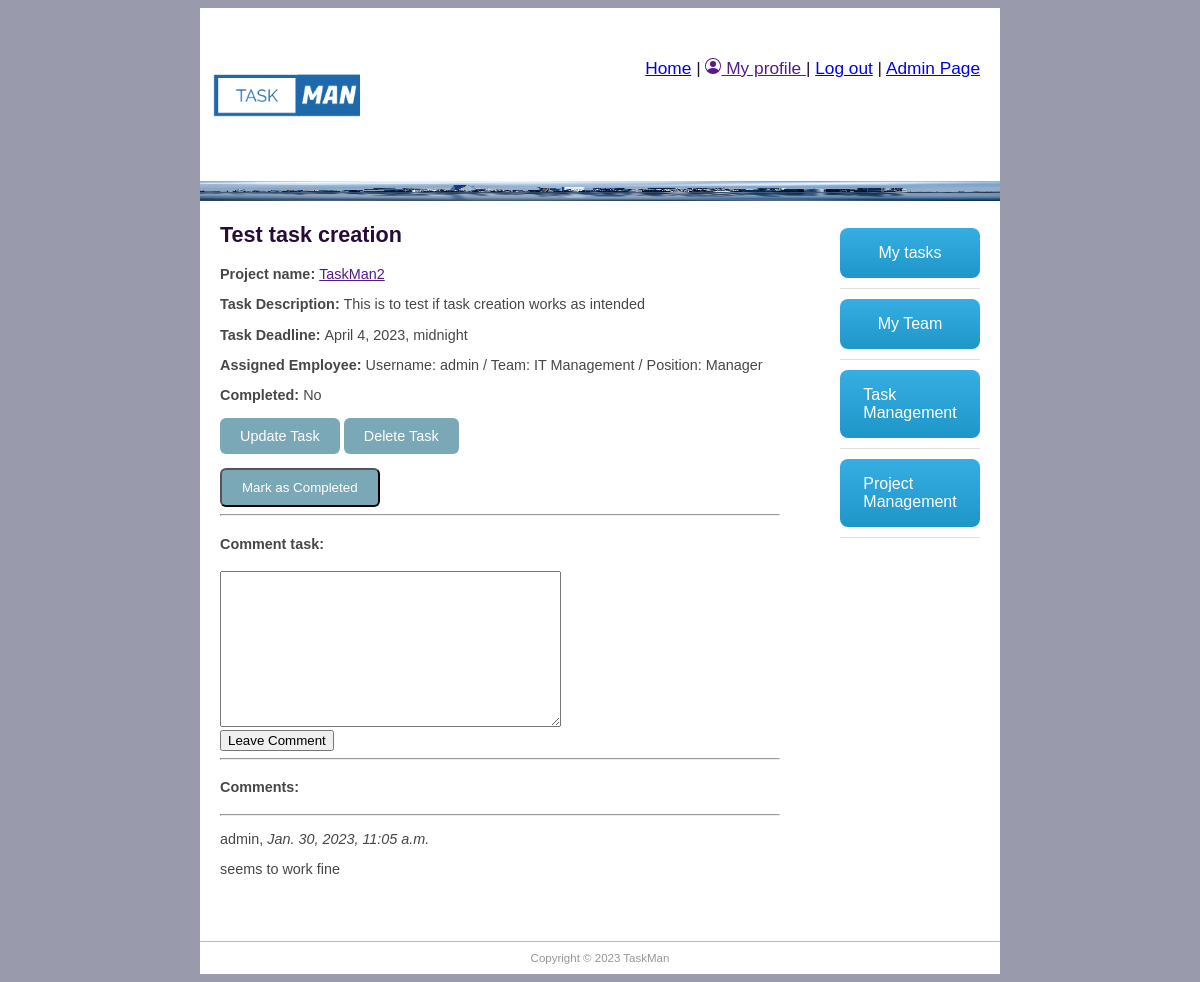
/taskman/tasks/7 (signed in), run on the app's committed database.
### taskman/models.py (models this page shows, shortened)
class TaskInstance(models.Model):
    project_id = models.ForeignKey('Project', help_text='Assign to a task', on_delete=models.SET_NULL, null=True, blank=True)
    job_title = models.CharField('Task title', max_length=200, help_text='Enter Task role', null=True, blank=True)
    description = models.TextField('Description', max_length=2000, help_text='Enter task description', null=True, blank=True)
    enddate = models.DateTimeField('Requested finish date', null=True, blank=True)
    completed_on = models.BooleanField('Completed', default=False)
    assign_employees = models.ForeignKey(Employee, help_text='Select employees to task', on_delete=models.CASCADE)

class Project(models.Model):
    title = models.CharField('Project title', max_length=100, help_text='Enter project title')
    description = models.TextField('Description', max_length=2000, help_text='Enter project description')
    group_id = models.ForeignKey(Group, help_text='Assign to a team', blank=True, on_delete=models.SET_NULL, null=True)
    employee_req = models.IntegerField('Number of employees expected', default=0)
    enddate = models.DateTimeField('Requested finish date', null=True, blank=True)
    created_on = models.DateTimeField(editable=False, auto_now_add=True)
    updated_on = models.DateTimeField(editable=False, auto_now_add=True)
    completed_on = models.BooleanField('Completed', default=False)

class Employee(models.Model):
    user = models.OneToOneField(User, on_delete=models.CASCADE)
    group_id = models.ForeignKey(Group, help_text='Assign to a team', on_delete=models.SET_NULL, null=True, blank=True)
    photo = models.ImageField(default='default.png', upload_to='profile_pics')
    team_role = models.ForeignKey(TeamRole, help_text='Assign a position', on_delete=models.SET_NULL, null=True, blank=True)
    task_number = models.IntegerField('Number of tasks assigned', default=0, validators=[MaxValueValidator(10)])
    def __str__(self):
        return f"Username: {self.user.username}\n / Team: {self.group_id.name} \n / Position: {self.team_role.name}"

class TeamRole(models.Model):
    name = models.CharField('Role in a team', max_length=200, help_text='Enter Team role')

class TaskComment(models.Model):
    task = models.ForeignKey(TaskInstance, on_delete=models.SET_NULL, null=True, blank=True)
    user = models.ForeignKey(User, on_delete=models.SET_NULL, null=True, blank=True)
    date_created = models.DateTimeField(auto_now_add=True)
    content = models.TextField('Comment', max_length=2000)

### taskman/views.py (the view, shortened to what this page needs)
# urls.py: path('tasks/<int:pk>', views.TaskDetailView.as_view(), name='task-detail'),
class TaskDetailView(FormMixin, generic.DetailView, LoginRequiredMixin):
    model = TaskInstance  # automatiskai sukuriamas kintamasis Book -> book
    template_name = 'task_detail.html'  # nurodome is kur ims apipavidalinima internete
    form_class = TaskCommentForm
    def get_context_data(self, **kwargs):
        context = super().get_context_data(**kwargs)
        current_employee = Employee.objects.get(user=self.request.user)
        context['current_employee'] = current_employee
        return context
    def get_object(self):
        return TaskInstance.objects.get(pk=self.kwargs['pk'])

### taskman/forms.py
class TaskCommentForm(forms.ModelForm):
    class Meta:
        model = TaskComment
        fields = ('content', 'task', 'user')
        widgets = {'task': forms.HiddenInput(), 'user': forms.HiddenInput()}

### taskman/templates/task_detail.html (shortened to what this page needs)
{% extends "base.html" %}
{% block content %}
<h1>{{taskinstance.job_title}}</h1>
{% if current_employee.team_role.name == 'Manager' or current_employee.team_role.name == 'Team Lead'%}
<p><b>Project name: </b><a href=""> {{taskinstance.project_id.title}}</a></p>
{%else%}
<p><b>Project name: </b>{{taskinstance.project_id.title}}</p>
{%endif%}
<p><b>Task Description:</b> {{taskinstance.description}}</p>
<p><b>Task Deadline: </b>{{taskinstance.enddate}}</p>
<p><b>Assigned Employee: </b>{{taskinstance.assign_employees}}</p>
<p><b>Completed: </b>
    {% if taskinstance.completed_on == True %}
    Yes
    {%else%}
    No
    {%endif%}
</p>
{% if current_employee.team_role.name == 'Manager' or current_employee.team_role.name == 'Team Lead'%}
<p>
    <a class="button-cool" href="{% url 'task-update' taskinstance.pk %}">Update Task</a>
    <a class="button-cool" href="">Delete Task</a>
</p>
{%endif%}
{% if taskinstance.completed_on == False %}
<form method="POST" action="{% url 'complete-task' taskinstance.pk %}">
  <button type="submit" class="button-cool">Mark as Completed</button>
</form>
{%else%}
<form method="POST" action="{% url 'open-task' taskinstance.pk %}">
  {% csrf_token %}
  <button type="submit" class="button-cool">Mark as Open</button>
</form>
{%endif%}
<hr>
{% if user.is_authenticated %}
<div class="fieldWrapper">
    <h4>Comment task:</h4>
    <form action="" method="post">
        {{ form.content }}
        <br>
        <input type="submit", value="Leave Comment">
    </form>
</div>
{% endif %}
<hr>
<h4>Comments:</h4>
{% if taskinstance.taskcomment_set.all %}
{% for task_com in taskinstance.taskcomment_set.all %}
<hr>
<p>{{task_com.user}}, <em>{{task_com.date_created}}</em></p>
<p>{{task_com.content}}</p>
{% endfor %}
{% else %}
<p>No comments for the task</p>
{% endif %}
{% endblock %}

### taskman/static/css/main.css (style rules this page uses)
body { background-color: #999AAB; font-family: "Trebuchet MS", Helvetica, sans-serif; font-size: 0.9em; text-align: justify; color: #474747; }
h1 { color: #270c39; }
.button-cool { display: inline-block; padding: 10px 20px; text-align: center; text-decoration: none; color: #ffffff; background-color: #7aa8b7; border-radius: 6px; outline: none; }

### data on the page
TaskInstance: job_title "Test task creation", project_id "TaskMan2", description "This is to test if task creation works as intended", enddate "April 4, 2023, midnight", assign_employees "Username: admin / Team: IT Management / Position: Manager"
TaskComment: user "admin", date_created "Jan. 30, 2023, 11:05 a.m.", content "seems to work fine"
